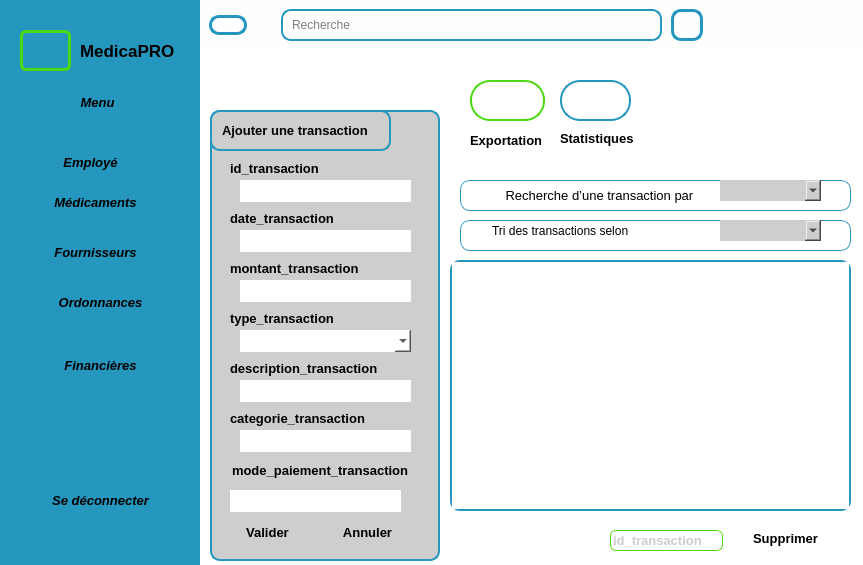
<?xml version="1.0" encoding="UTF-8"?>
<ui version="4.0">
 <class>MainWindow</class>
 <widget class="QMainWindow" name="MainWindow">
  <property name="geometry">
   <rect>
    <x>0</x>
    <y>0</y>
    <width>863</width>
    <height>565</height>
   </rect>
  </property>
  <property name="windowTitle">
   <string>MainWindow</string>
  </property>
  <property name="styleSheet">
   <string notr="true"/>
  </property>
  <widget class="QWidget" name="centralwidget">
   <property name="styleSheet">
    <string notr="true">*{
	color: #000;
	border: none;
}
#centralwidget{
	background-color: #eff99fe
}
#leftmenu{
	background-color: #2596be;
}
QLineEdit{
	background: transparent;
}
QFrame{
	border-radius: 10px;
	border: 2px solid #2596be;
}
QLabel{
	color: #2596be;
}
#employe{
	background-color: #cecece;
}
lineEdit_2{
	background: transparent;
}
#label_3{
	color: #000;
	border: #000;
}
#lineEdit_3{
	background: #ffffff;
	background: transparent;
}
#label_4{
	color: #000;
	border: #000;
}
#lineEdit_4{
	background: #ffffff;
}
#label_5{
	color: #000;
	border: #000;
}
#lineEdit_5{
	background: #ffffff;
}
#label_6{
	color: #000;
	border: #000;
}
#lineEdit_6{
	background: #ffffff;
}
#label_7{
	color: #000;
	border: #000;
}
#lineEdit_7{
	background: #ffffff;
}
#label_8{
	color: #000;
	border: #000;
}
#lineEdit_8{
	background: #ffffff;
}
#label_9{
	color: #000;
	border: #000;
}
#lineEdit_9{
	background: #ffffff;
}
#label_10{
	color: #000;
	border: #000;
}
#pushButton_3{
	border-radius: 10px;
	border: 3px solid  #2596be;
}
#pushButton_4{
	border-radius: 10px;
	border: 3px solid  #2596be;
}
#pushButton_5{
	border-radius: 10px;
	border: 3px solid  #2596be;
}
#pushButton_6{
	border-radius: 10px;
	border: 3px solid  #2596be;
}
#label_11{
	border: #000;
}
#label_12{
	border: #000;
}
#label_23{
	border: #000;
}
#frame_4{
	border-radius: 10px;
	border: 1px solid #2596be;
}
#LineEdit_10{
	background: #CECECE;
}
#widget_3{
	background-color: #fefeff;
}
#mainbody{
	background-color: #ffffff;
}
#frame_8{
	border-radius: 10px;
	border: 1px solid #2596be;
}
#affichage{
	background-color: #2596be;
}
#lineEdit_21{
	border-radius: 6px;
	border: 1px solid  #4cd814;
	background: #fffff;
}
#pushButton_12{
	border-radius: 10px;
	border: 2px solid  #090909;
	background: #fffff;
}
#pushButton_13{
	border-radius: 20px;
	border: 2px solid  #4cd814;
	background: #fffff;
}
#pushButton_14{
	border-radius: 20px;
	border: 2px solid  #2596be;
	background: #fffff;
}
#label_24{
	color: #000;
	border: #000;
}
#label_25{
	color: #000;
	border: #000;
}
#label_26{
	color: #000;
	border: #000;
}
#logo{
	border-radius: 6px;
	border: 3px solid  #4cd814;
	background: #fffff;
}
#sous{
	background-color: #cecece;
}
#label_27{
	border-radius: 1px;
	border: 1px solid  #ffffff;
	color: #000;
}
#label_28{
	border-radius: 1px;
	border: 1px solid  #ffffff;
	color: #000;
}
#label_29{
	border-radius: 1px;
	border: 1px solid  #ffffff;
	color: #000;
}
#label_30{
	border-radius: 1px;
	border: 1px solid  #ffffff;
	color: #000;
}
#label_31{
	border-radius: 1px;
	border: 1px solid  #ffffff;
	color: #000;
}
#label_32{
	border-radius: 1px;
	border: 1px solid  #ffffff;
	color: #000;
}
#pushButton_17{
	background-color: #fefeff;
	padding: 5px;
	text-align: left;
	border-top-left-radius: 20px;
}
#pushButton_22{
	color: #4cd814;
}
</string>
   </property>
   <layout class="QHBoxLayout" name="horizontalLayout">
    <property name="spacing">
     <number>0</number>
    </property>
    <property name="leftMargin">
     <number>0</number>
    </property>
    <property name="topMargin">
     <number>0</number>
    </property>
    <property name="rightMargin">
     <number>0</number>
    </property>
    <property name="bottomMargin">
     <number>0</number>
    </property>
    <item>
     <widget class="QWidget" name="leftmenu" native="true">
      <property name="minimumSize">
       <size>
        <width>100</width>
        <height>0</height>
       </size>
      </property>
      <property name="maximumSize">
       <size>
        <width>200</width>
        <height>16777215</height>
       </size>
      </property>
      <layout class="QVBoxLayout" name="verticalLayout">
       <item>
        <widget class="QFrame" name="frame_9">
         <property name="frameShape">
          <enum>QFrame::Shape::StyledPanel</enum>
         </property>
         <property name="frameShadow">
          <enum>QFrame::Shadow::Raised</enum>
         </property>
         <layout class="QVBoxLayout" name="verticalLayout_2">
          <item>
           <widget class="QFrame" name="frame_11">
            <property name="frameShape">
             <enum>QFrame::Shape::StyledPanel</enum>
            </property>
            <property name="frameShadow">
             <enum>QFrame::Shadow::Raised</enum>
            </property>
            <widget class="QFrame" name="frame_10">
             <property name="geometry">
              <rect>
               <x>0</x>
               <y>0</y>
               <width>160</width>
               <height>61</height>
              </rect>
             </property>
             <property name="frameShape">
              <enum>QFrame::Shape::StyledPanel</enum>
             </property>
             <property name="frameShadow">
              <enum>QFrame::Shadow::Raised</enum>
             </property>
             <widget class="QLabel" name="logo">
              <property name="geometry">
               <rect>
                <x>0</x>
                <y>10</y>
                <width>51</width>
                <height>41</height>
               </rect>
              </property>
              <property name="text">
               <string/>
              </property>
              <property name="pixmap">
               <pixmap resource="img21.qrc">:/res/icone21</pixmap>
              </property>
             </widget>
             <widget class="QLabel" name="label_3">
              <property name="geometry">
               <rect>
                <x>60</x>
                <y>15</y>
                <width>101</width>
                <height>31</height>
               </rect>
              </property>
              <property name="font">
               <font>
                <pointsize>13</pointsize>
                <bold>true</bold>
               </font>
              </property>
              <property name="text">
               <string>MedicaPRO</string>
              </property>
             </widget>
            </widget>
            <widget class="QPushButton" name="menu">
             <property name="geometry">
              <rect>
               <x>40</x>
               <y>70</y>
               <width>75</width>
               <height>24</height>
              </rect>
             </property>
             <property name="font">
              <font>
               <pointsize>10</pointsize>
               <italic>true</italic>
               <bold>true</bold>
              </font>
             </property>
             <property name="text">
              <string>Menu</string>
             </property>
             <property name="icon">
              <iconset resource="img22.qrc">
               <normaloff>:/res/icone23</normaloff>:/res/icone23</iconset>
             </property>
            </widget>
            <widget class="QPushButton" name="finance">
             <property name="geometry">
              <rect>
               <x>0</x>
               <y>330</y>
               <width>161</width>
               <height>31</height>
              </rect>
             </property>
             <property name="font">
              <font>
               <pointsize>10</pointsize>
               <italic>true</italic>
               <bold>true</bold>
               <underline>false</underline>
              </font>
             </property>
             <property name="text">
              <string>Financières</string>
             </property>
             <property name="icon">
              <iconset resource="img28.qrc">
               <normaloff>:/res/icone27</normaloff>:/res/icone27</iconset>
             </property>
            </widget>
            <widget class="QPushButton" name="medica">
             <property name="geometry">
              <rect>
               <x>20</x>
               <y>170</y>
               <width>111</width>
               <height>24</height>
              </rect>
             </property>
             <property name="font">
              <font>
               <pointsize>10</pointsize>
               <italic>true</italic>
               <bold>true</bold>
               <underline>false</underline>
              </font>
             </property>
             <property name="text">
              <string>Médicaments</string>
             </property>
             <property name="icon">
              <iconset resource="img27.qrc">
               <normaloff>:/res/icone26</normaloff>:/res/icone26</iconset>
             </property>
            </widget>
            <widget class="QPushButton" name="fourni">
             <property name="geometry">
              <rect>
               <x>20</x>
               <y>220</y>
               <width>111</width>
               <height>24</height>
              </rect>
             </property>
             <property name="font">
              <font>
               <pointsize>10</pointsize>
               <italic>true</italic>
               <bold>true</bold>
              </font>
             </property>
             <property name="text">
              <string>Fournisseurs</string>
             </property>
             <property name="icon">
              <iconset resource="img25.qrc">
               <normaloff>:/res/icone25</normaloff>:/res/icone25</iconset>
             </property>
            </widget>
            <widget class="QPushButton" name="ordo">
             <property name="geometry">
              <rect>
               <x>30</x>
               <y>270</y>
               <width>101</width>
               <height>24</height>
              </rect>
             </property>
             <property name="font">
              <font>
               <pointsize>10</pointsize>
               <italic>true</italic>
               <bold>true</bold>
              </font>
             </property>
             <property name="text">
              <string>Ordonnances</string>
             </property>
             <property name="icon">
              <iconset resource="img22.qrc">
               <normaloff>:/res/icone23</normaloff>:/res/icone23</iconset>
             </property>
            </widget>
            <widget class="QPushButton" name="empl">
             <property name="geometry">
              <rect>
               <x>20</x>
               <y>130</y>
               <width>101</width>
               <height>24</height>
              </rect>
             </property>
             <property name="font">
              <font>
               <pointsize>10</pointsize>
               <italic>true</italic>
               <bold>true</bold>
              </font>
             </property>
             <property name="text">
              <string>Employé</string>
             </property>
             <property name="icon">
              <iconset resource="img24.qrc">
               <normaloff>:/res/icone24</normaloff>:/res/icone24</iconset>
             </property>
            </widget>
            <widget class="QPushButton" name="quitter">
             <property name="geometry">
              <rect>
               <x>20</x>
               <y>460</y>
               <width>121</width>
               <height>41</height>
              </rect>
             </property>
             <property name="font">
              <font>
               <pointsize>10</pointsize>
               <italic>true</italic>
               <bold>true</bold>
              </font>
             </property>
             <property name="text">
              <string>Se déconnecter</string>
             </property>
             <property name="icon">
              <iconset resource="img30.qrc">
               <normaloff>:/res/icone30</normaloff>:/res/icone30</iconset>
             </property>
            </widget>
           </widget>
          </item>
         </layout>
        </widget>
       </item>
      </layout>
     </widget>
    </item>
    <item>
     <widget class="QWidget" name="mainbody" native="true">
      <property name="font">
       <font>
        <bold>false</bold>
       </font>
      </property>
      <widget class="QWidget" name="widget_3" native="true">
       <property name="geometry">
        <rect>
         <x>0</x>
         <y>0</y>
         <width>671</width>
         <height>50</height>
        </rect>
       </property>
       <property name="minimumSize">
        <size>
         <width>400</width>
         <height>0</height>
        </size>
       </property>
       <property name="maximumSize">
        <size>
         <width>800</width>
         <height>135</height>
        </size>
       </property>
       <layout class="QHBoxLayout" name="horizontalLayout_7">
        <property name="spacing">
         <number>0</number>
        </property>
        <property name="leftMargin">
         <number>0</number>
        </property>
        <property name="topMargin">
         <number>0</number>
        </property>
        <property name="rightMargin">
         <number>0</number>
        </property>
        <property name="bottomMargin">
         <number>0</number>
        </property>
        <item>
         <widget class="QWidget" name="widget_7" native="true">
          <layout class="QHBoxLayout" name="horizontalLayout_8">
           <item>
            <widget class="QPushButton" name="pushButton_3">
             <property name="text">
              <string/>
             </property>
             <property name="icon">
              <iconset resource="img.qrc">
               <normaloff>:/res/icone1.jog.png</normaloff>:/res/icone1.jog.png</iconset>
             </property>
             <property name="iconSize">
              <size>
               <width>24</width>
               <height>24</height>
              </size>
             </property>
            </widget>
           </item>
           <item alignment="">
            <widget class="QLabel" name="label_12">
             <property name="minimumSize">
              <size>
               <width>10</width>
               <height>0</height>
              </size>
             </property>
             <property name="text">
              <string/>
             </property>
             <property name="pixmap">
              <pixmap resource="img7.qrc">:/res/icone7</pixmap>
             </property>
             <property name="scaledContents">
              <bool>false</bool>
             </property>
             <property name="wordWrap">
              <bool>false</bool>
             </property>
            </widget>
           </item>
          </layout>
         </widget>
        </item>
        <item alignment="">
         <widget class="QWidget" name="widget_8" native="true">
          <property name="maximumSize">
           <size>
            <width>553</width>
            <height>16777215</height>
           </size>
          </property>
          <layout class="QHBoxLayout" name="horizontalLayout_9">
           <property name="leftMargin">
            <number>9</number>
           </property>
           <property name="topMargin">
            <number>9</number>
           </property>
           <item>
            <widget class="QFrame" name="frame_2">
             <property name="minimumSize">
              <size>
               <width>250</width>
               <height>0</height>
              </size>
             </property>
             <property name="styleSheet">
              <string notr="true"/>
             </property>
             <property name="frameShape">
              <enum>QFrame::Shape::StyledPanel</enum>
             </property>
             <property name="frameShadow">
              <enum>QFrame::Shadow::Raised</enum>
             </property>
             <layout class="QHBoxLayout" name="horizontalLayout_10">
              <property name="spacing">
               <number>0</number>
              </property>
              <property name="leftMargin">
               <number>0</number>
              </property>
              <property name="topMargin">
               <number>0</number>
              </property>
              <property name="rightMargin">
               <number>0</number>
              </property>
              <property name="bottomMargin">
               <number>0</number>
              </property>
              <item>
               <widget class="QLabel" name="label_4">
                <property name="maximumSize">
                 <size>
                  <width>30</width>
                  <height>30</height>
                 </size>
                </property>
                <property name="text">
                 <string/>
                </property>
                <property name="pixmap">
                 <pixmap resource="img1.qrc">:/res/icone2.jpg.png</pixmap>
                </property>
                <property name="scaledContents">
                 <bool>true</bool>
                </property>
               </widget>
              </item>
              <item>
               <widget class="QLineEdit" name="lineEdit_2">
                <property name="text">
                 <string/>
                </property>
                <property name="placeholderText">
                 <string>Recherche</string>
                </property>
               </widget>
              </item>
             </layout>
            </widget>
           </item>
          </layout>
         </widget>
        </item>
        <item>
         <widget class="QWidget" name="widget_9" native="true">
          <property name="minimumSize">
           <size>
            <width>200</width>
            <height>0</height>
           </size>
          </property>
          <layout class="QHBoxLayout" name="horizontalLayout_11">
           <property name="spacing">
            <number>0</number>
           </property>
           <property name="leftMargin">
            <number>0</number>
           </property>
           <property name="topMargin">
            <number>0</number>
           </property>
           <property name="rightMargin">
            <number>0</number>
           </property>
           <property name="bottomMargin">
            <number>0</number>
           </property>
           <item alignment="">
            <widget class="QPushButton" name="pushButton_4">
             <property name="minimumSize">
              <size>
               <width>32</width>
               <height>32</height>
              </size>
             </property>
             <property name="maximumSize">
              <size>
               <width>32</width>
               <height>32</height>
              </size>
             </property>
             <property name="text">
              <string/>
             </property>
             <property name="icon">
              <iconset resource="img2.qrc">
               <normaloff>:/res/icone3.jpg.png</normaloff>:/res/icone3.jpg.png</iconset>
             </property>
             <property name="iconSize">
              <size>
               <width>32</width>
               <height>32</height>
              </size>
             </property>
            </widget>
           </item>
           <item alignment="">
            <widget class="QPushButton" name="pushButton_15">
             <property name="text">
              <string/>
             </property>
             <property name="icon">
              <iconset resource="img19.qrc">
               <normaloff>:/res/icone20</normaloff>:/res/icone20</iconset>
             </property>
            </widget>
           </item>
          </layout>
         </widget>
        </item>
       </layout>
      </widget>
      <widget class="QFrame" name="transaction">
       <property name="geometry">
        <rect>
         <x>10</x>
         <y>110</y>
         <width>230</width>
         <height>451</height>
        </rect>
       </property>
       <property name="minimumSize">
        <size>
         <width>230</width>
         <height>420</height>
        </size>
       </property>
       <property name="maximumSize">
        <size>
         <width>150</width>
         <height>600</height>
        </size>
       </property>
       <property name="styleSheet">
        <string notr="true">background-color: rgb(206, 206, 206);</string>
       </property>
       <property name="frameShape">
        <enum>QFrame::Shape::StyledPanel</enum>
       </property>
       <property name="frameShadow">
        <enum>QFrame::Shadow::Raised</enum>
       </property>
       <widget class="QLabel" name="label_5">
        <property name="geometry">
         <rect>
          <x>20</x>
          <y>50</y>
          <width>91</width>
          <height>16</height>
         </rect>
        </property>
        <property name="font">
         <font>
          <pointsize>10</pointsize>
          <bold>true</bold>
         </font>
        </property>
        <property name="text">
         <string>id_transaction</string>
        </property>
       </widget>
       <widget class="QLineEdit" name="lineEdit_4">
        <property name="geometry">
         <rect>
          <x>30</x>
          <y>70</y>
          <width>171</width>
          <height>22</height>
         </rect>
        </property>
        <property name="styleSheet">
         <string notr="true">background-color: rgb(255, 255, 255);</string>
        </property>
        <property name="text">
         <string/>
        </property>
       </widget>
       <widget class="QLabel" name="label_6">
        <property name="geometry">
         <rect>
          <x>20</x>
          <y>100</y>
          <width>111</width>
          <height>16</height>
         </rect>
        </property>
        <property name="font">
         <font>
          <pointsize>10</pointsize>
          <bold>true</bold>
         </font>
        </property>
        <property name="text">
         <string>date_transaction</string>
        </property>
       </widget>
       <widget class="QLineEdit" name="lineEdit_5">
        <property name="geometry">
         <rect>
          <x>30</x>
          <y>120</y>
          <width>171</width>
          <height>22</height>
         </rect>
        </property>
        <property name="font">
         <font>
          <pointsize>10</pointsize>
         </font>
        </property>
        <property name="styleSheet">
         <string notr="true">background-color: rgb(255, 255, 255);</string>
        </property>
       </widget>
       <widget class="QLabel" name="label_7">
        <property name="geometry">
         <rect>
          <x>20</x>
          <y>150</y>
          <width>131</width>
          <height>16</height>
         </rect>
        </property>
        <property name="font">
         <font>
          <pointsize>10</pointsize>
          <bold>true</bold>
         </font>
        </property>
        <property name="text">
         <string>montant_transaction</string>
        </property>
       </widget>
       <widget class="QLineEdit" name="lineEdit_6">
        <property name="geometry">
         <rect>
          <x>30</x>
          <y>170</y>
          <width>171</width>
          <height>22</height>
         </rect>
        </property>
        <property name="styleSheet">
         <string notr="true">background-color: rgb(255, 255, 255);</string>
        </property>
       </widget>
       <widget class="QLabel" name="label_8">
        <property name="geometry">
         <rect>
          <x>20</x>
          <y>200</y>
          <width>111</width>
          <height>16</height>
         </rect>
        </property>
        <property name="font">
         <font>
          <pointsize>10</pointsize>
          <bold>true</bold>
         </font>
        </property>
        <property name="text">
         <string>type_transaction</string>
        </property>
       </widget>
       <widget class="QLabel" name="label_9">
        <property name="geometry">
         <rect>
          <x>20</x>
          <y>250</y>
          <width>151</width>
          <height>16</height>
         </rect>
        </property>
        <property name="font">
         <font>
          <pointsize>10</pointsize>
          <bold>true</bold>
         </font>
        </property>
        <property name="text">
         <string>description_transaction</string>
        </property>
       </widget>
       <widget class="QLineEdit" name="lineEdit_8">
        <property name="geometry">
         <rect>
          <x>30</x>
          <y>270</y>
          <width>171</width>
          <height>22</height>
         </rect>
        </property>
        <property name="styleSheet">
         <string notr="true">

background-color: rgb(255, 255, 255);</string>
        </property>
       </widget>
       <widget class="QLabel" name="label_10">
        <property name="geometry">
         <rect>
          <x>20</x>
          <y>300</y>
          <width>141</width>
          <height>16</height>
         </rect>
        </property>
        <property name="font">
         <font>
          <pointsize>10</pointsize>
          <bold>true</bold>
         </font>
        </property>
        <property name="text">
         <string>categorie_transaction</string>
        </property>
       </widget>
       <widget class="QLineEdit" name="lineEdit_9">
        <property name="geometry">
         <rect>
          <x>30</x>
          <y>320</y>
          <width>171</width>
          <height>22</height>
         </rect>
        </property>
        <property name="styleSheet">
         <string notr="true">
background-color: rgb(255, 255, 255);</string>
        </property>
       </widget>
       <widget class="QPushButton" name="valider">
        <property name="geometry">
         <rect>
          <x>20</x>
          <y>410</y>
          <width>75</width>
          <height>24</height>
         </rect>
        </property>
        <property name="font">
         <font>
          <pointsize>10</pointsize>
          <bold>true</bold>
         </font>
        </property>
        <property name="text">
         <string>Valider</string>
        </property>
       </widget>
       <widget class="QPushButton" name="annuler">
        <property name="geometry">
         <rect>
          <x>120</x>
          <y>410</y>
          <width>75</width>
          <height>24</height>
         </rect>
        </property>
        <property name="font">
         <font>
          <pointsize>10</pointsize>
          <bold>true</bold>
         </font>
        </property>
        <property name="text">
         <string>Annuler</string>
        </property>
       </widget>
       <widget class="QComboBox" name="comboBox">
        <property name="geometry">
         <rect>
          <x>30</x>
          <y>220</y>
          <width>171</width>
          <height>22</height>
         </rect>
        </property>
        <property name="styleSheet">
         <string notr="true">background-color: rgb(255, 255, 255);</string>
        </property>
        <item>
         <property name="text">
          <string/>
         </property>
        </item>
        <item>
         <property name="text">
          <string>Dépense </string>
         </property>
        </item>
        <item>
         <property name="text">
          <string>revenue</string>
         </property>
        </item>
       </widget>
       <widget class="QLineEdit" name="lineEdit_7">
        <property name="geometry">
         <rect>
          <x>20</x>
          <y>350</y>
          <width>181</width>
          <height>21</height>
         </rect>
        </property>
        <property name="font">
         <font>
          <pointsize>10</pointsize>
          <italic>false</italic>
          <bold>true</bold>
         </font>
        </property>
        <property name="styleSheet">
         <string notr="true">background-color: rgb(206, 206, 206);</string>
        </property>
        <property name="text">
         <string>mode_paiement_transaction</string>
        </property>
        <property name="placeholderText">
         <string>Ajouter un employé </string>
        </property>
       </widget>
       <widget class="QLineEdit" name="lineEdit_11">
        <property name="geometry">
         <rect>
          <x>20</x>
          <y>380</y>
          <width>171</width>
          <height>22</height>
         </rect>
        </property>
        <property name="styleSheet">
         <string notr="true">background-color: rgb(255, 255, 255);
</string>
        </property>
       </widget>
       <widget class="QFrame" name="frame_3">
        <property name="geometry">
         <rect>
          <x>0</x>
          <y>0</y>
          <width>181</width>
          <height>41</height>
         </rect>
        </property>
        <property name="maximumSize">
         <size>
          <width>200</width>
          <height>16777215</height>
         </size>
        </property>
        <property name="frameShape">
         <enum>QFrame::Shape::StyledPanel</enum>
        </property>
        <property name="frameShadow">
         <enum>QFrame::Shadow::Raised</enum>
        </property>
        <widget class="QLineEdit" name="lineEdit_3">
         <property name="geometry">
          <rect>
           <x>10</x>
           <y>10</y>
           <width>161</width>
           <height>21</height>
          </rect>
         </property>
         <property name="font">
          <font>
           <pointsize>10</pointsize>
           <italic>false</italic>
           <bold>true</bold>
          </font>
         </property>
         <property name="text">
          <string>Ajouter une transaction</string>
         </property>
         <property name="placeholderText">
          <string>Ajouter un employé </string>
         </property>
        </widget>
       </widget>
      </widget>
      <widget class="QFrame" name="frame_4">
       <property name="geometry">
        <rect>
         <x>260</x>
         <y>180</y>
         <width>391</width>
         <height>31</height>
        </rect>
       </property>
       <property name="frameShape">
        <enum>QFrame::Shape::StyledPanel</enum>
       </property>
       <property name="frameShadow">
        <enum>QFrame::Shadow::Raised</enum>
       </property>
       <widget class="QLineEdit" name="lineEdit_10">
        <property name="geometry">
         <rect>
          <x>40</x>
          <y>0</y>
          <width>201</width>
          <height>31</height>
         </rect>
        </property>
        <property name="font">
         <font>
          <pointsize>10</pointsize>
         </font>
        </property>
        <property name="text">
         <string> Recherche d’une transaction par</string>
        </property>
        <property name="placeholderText">
         <string>Rechercher un employé à partir de son ID</string>
        </property>
       </widget>
       <widget class="QLabel" name="label_11">
        <property name="geometry">
         <rect>
          <x>0</x>
          <y>0</y>
          <width>25</width>
          <height>25</height>
         </rect>
        </property>
        <property name="minimumSize">
         <size>
          <width>25</width>
          <height>25</height>
         </size>
        </property>
        <property name="maximumSize">
         <size>
          <width>25</width>
          <height>25</height>
         </size>
        </property>
        <property name="text">
         <string/>
        </property>
        <property name="pixmap">
         <pixmap resource="img8.qrc">:/res/icone8</pixmap>
        </property>
        <property name="scaledContents">
         <bool>true</bool>
        </property>
       </widget>
       <widget class="QComboBox" name="comboBox_2">
        <property name="geometry">
         <rect>
          <x>260</x>
          <y>0</y>
          <width>101</width>
          <height>21</height>
         </rect>
        </property>
        <property name="styleSheet">
         <string notr="true">background-color: rgb(206, 206, 206);</string>
        </property>
        <item>
         <property name="text">
          <string/>
         </property>
        </item>
        <item>
         <property name="text">
          <string>identifient</string>
         </property>
        </item>
        <item>
         <property name="text">
          <string>date</string>
         </property>
        </item>
       </widget>
      </widget>
      <widget class="QFrame" name="frame_8">
       <property name="geometry">
        <rect>
         <x>260</x>
         <y>220</y>
         <width>391</width>
         <height>31</height>
        </rect>
       </property>
       <property name="styleSheet">
        <string notr="true">font: 10pt &quot;Segoe UI&quot;;</string>
       </property>
       <property name="frameShape">
        <enum>QFrame::Shape::StyledPanel</enum>
       </property>
       <property name="frameShadow">
        <enum>QFrame::Shadow::Raised</enum>
       </property>
       <widget class="QLineEdit" name="lineEdit_20">
        <property name="geometry">
         <rect>
          <x>30</x>
          <y>0</y>
          <width>161</width>
          <height>21</height>
         </rect>
        </property>
        <property name="text">
         <string>Tri des transactions selon </string>
        </property>
        <property name="placeholderText">
         <string>Trier la liste des employés par leur:</string>
        </property>
       </widget>
       <widget class="QPushButton" name="pushButton_11">
        <property name="geometry">
         <rect>
          <x>0</x>
          <y>0</y>
          <width>32</width>
          <height>32</height>
         </rect>
        </property>
        <property name="minimumSize">
         <size>
          <width>32</width>
          <height>32</height>
         </size>
        </property>
        <property name="maximumSize">
         <size>
          <width>32</width>
          <height>32</height>
         </size>
        </property>
        <property name="text">
         <string/>
        </property>
        <property name="icon">
         <iconset resource="img9.qrc">
          <normaloff>:/res/icone9</normaloff>:/res/icone9</iconset>
        </property>
       </widget>
       <widget class="QComboBox" name="comboBox_3">
        <property name="geometry">
         <rect>
          <x>260</x>
          <y>0</y>
          <width>101</width>
          <height>21</height>
         </rect>
        </property>
        <property name="styleSheet">
         <string notr="true">background-color: rgb(206, 206, 206);</string>
        </property>
        <item>
         <property name="text">
          <string/>
         </property>
        </item>
        <item>
         <property name="text">
          <string>le montant</string>
         </property>
        </item>
        <item>
         <property name="text">
          <string>le type</string>
         </property>
        </item>
       </widget>
      </widget>
      <widget class="QLineEdit" name="lineEdit_21">
       <property name="geometry">
        <rect>
         <x>410</x>
         <y>530</y>
         <width>113</width>
         <height>21</height>
        </rect>
       </property>
       <property name="font">
        <font>
         <pointsize>10</pointsize>
         <bold>true</bold>
        </font>
       </property>
       <property name="styleSheet">
        <string notr="true">color: rgb(206, 206, 206);</string>
       </property>
       <property name="text">
        <string>id_transaction</string>
       </property>
       <property name="placeholderText">
        <string>Identifiant</string>
       </property>
      </widget>
      <widget class="QPushButton" name="supp">
       <property name="geometry">
        <rect>
         <x>540</x>
         <y>523</y>
         <width>91</width>
         <height>31</height>
        </rect>
       </property>
       <property name="font">
        <font>
         <pointsize>10</pointsize>
         <bold>true</bold>
        </font>
       </property>
       <property name="text">
        <string>Supprimer</string>
       </property>
      </widget>
      <widget class="QPushButton" name="pushButton_13">
       <property name="geometry">
        <rect>
         <x>270</x>
         <y>80</y>
         <width>75</width>
         <height>41</height>
        </rect>
       </property>
       <property name="text">
        <string/>
       </property>
       <property name="icon">
        <iconset resource="img10.qrc">
         <normaloff>:/res/icone10</normaloff>:/res/icone10</iconset>
       </property>
       <property name="iconSize">
        <size>
         <width>32</width>
         <height>32</height>
        </size>
       </property>
      </widget>
      <widget class="QPushButton" name="pushButton_14">
       <property name="geometry">
        <rect>
         <x>360</x>
         <y>80</y>
         <width>71</width>
         <height>41</height>
        </rect>
       </property>
       <property name="text">
        <string/>
       </property>
       <property name="icon">
        <iconset resource="img11.qrc">
         <normaloff>:/res/icone11</normaloff>:/res/icone11</iconset>
       </property>
       <property name="iconSize">
        <size>
         <width>32</width>
         <height>32</height>
        </size>
       </property>
      </widget>
      <widget class="QLabel" name="label_23">
       <property name="geometry">
        <rect>
         <x>600</x>
         <y>50</y>
         <width>51</width>
         <height>91</height>
        </rect>
       </property>
       <property name="text">
        <string/>
       </property>
       <property name="pixmap">
        <pixmap resource="img16.qrc">:/res/icone16</pixmap>
       </property>
      </widget>
      <widget class="QLabel" name="label_24">
       <property name="geometry">
        <rect>
         <x>540</x>
         <y>60</y>
         <width>49</width>
         <height>71</height>
        </rect>
       </property>
       <property name="text">
        <string/>
       </property>
       <property name="pixmap">
        <pixmap resource="img17.qrc">:/res/icone18</pixmap>
       </property>
      </widget>
      <widget class="QLabel" name="label_25">
       <property name="geometry">
        <rect>
         <x>270</x>
         <y>130</y>
         <width>71</width>
         <height>20</height>
        </rect>
       </property>
       <property name="font">
        <font>
         <pointsize>10</pointsize>
         <bold>true</bold>
        </font>
       </property>
       <property name="text">
        <string>Exportation</string>
       </property>
      </widget>
      <widget class="QLabel" name="label_26">
       <property name="geometry">
        <rect>
         <x>360</x>
         <y>130</y>
         <width>81</width>
         <height>16</height>
        </rect>
       </property>
       <property name="font">
        <font>
         <pointsize>10</pointsize>
         <bold>true</bold>
        </font>
       </property>
       <property name="text">
        <string>Statistiques</string>
       </property>
      </widget>
      <widget class="QTableView" name="tableView">
       <property name="geometry">
        <rect>
         <x>250</x>
         <y>260</y>
         <width>401</width>
         <height>251</height>
        </rect>
       </property>
      </widget>
     </widget>
    </item>
   </layout>
  </widget>
 </widget>
 <resources>
  <include location="img21.qrc"/>
  <include location="img22.qrc"/>
  <include location="img16.qrc"/>
  <include location="img7.qrc"/>
  <include location="img24.qrc"/>
  <include location="img27.qrc"/>
  <include location="img11.qrc"/>
  <include location="img25.qrc"/>
  <include location="img1.qrc"/>
  <include location="img9.qrc"/>
  <include location="img8.qrc"/>
  <include location="img17.qrc"/>
  <include location="img19.qrc"/>
  <include location="img.qrc"/>
  <include location="img28.qrc"/>
  <include location="img2.qrc"/>
  <include location="img30.qrc"/>
  <include location="img10.qrc"/>
 </resources>
 <connections/>
</ui>
